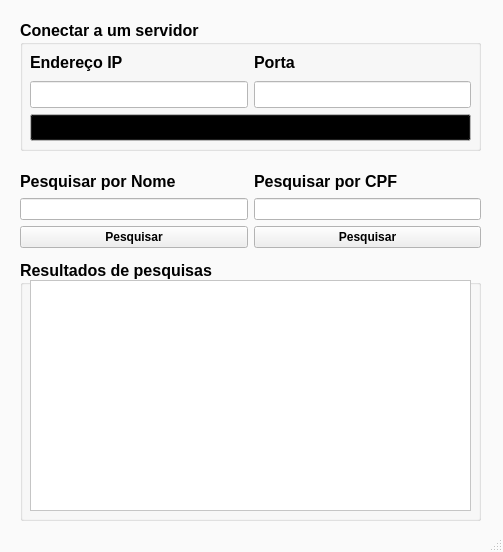
<?xml version="1.0" encoding="UTF-8"?>
<ui version="4.0">
 <class>Cliente</class>
 <widget class="QMainWindow" name="Cliente">
  <property name="geometry">
   <rect>
    <x>0</x>
    <y>0</y>
    <width>503</width>
    <height>552</height>
   </rect>
  </property>
  <property name="palette">
   <palette>
    <active>
     <colorrole role="Base">
      <brush brushstyle="SolidPattern">
       <color alpha="255">
        <red>255</red>
        <green>255</green>
        <blue>255</blue>
       </color>
      </brush>
     </colorrole>
     <colorrole role="Window">
      <brush brushstyle="SolidPattern">
       <color alpha="255">
        <red>250</red>
        <green>250</green>
        <blue>250</blue>
       </color>
      </brush>
     </colorrole>
    </active>
    <inactive>
     <colorrole role="Base">
      <brush brushstyle="SolidPattern">
       <color alpha="255">
        <red>255</red>
        <green>255</green>
        <blue>255</blue>
       </color>
      </brush>
     </colorrole>
     <colorrole role="Window">
      <brush brushstyle="SolidPattern">
       <color alpha="255">
        <red>250</red>
        <green>250</green>
        <blue>250</blue>
       </color>
      </brush>
     </colorrole>
    </inactive>
    <disabled>
     <colorrole role="Base">
      <brush brushstyle="SolidPattern">
       <color alpha="255">
        <red>250</red>
        <green>250</green>
        <blue>250</blue>
       </color>
      </brush>
     </colorrole>
     <colorrole role="Window">
      <brush brushstyle="SolidPattern">
       <color alpha="255">
        <red>250</red>
        <green>250</green>
        <blue>250</blue>
       </color>
      </brush>
     </colorrole>
    </disabled>
   </palette>
  </property>
  <property name="windowTitle">
   <string>Cliente</string>
  </property>
  <property name="autoFillBackground">
   <bool>true</bool>
  </property>
  <widget class="QWidget" name="centralwidget">
   <widget class="QGroupBox" name="groupBox">
    <property name="enabled">
     <bool>true</bool>
    </property>
    <property name="geometry">
     <rect>
      <x>20</x>
      <y>20</y>
      <width>461</width>
      <height>131</height>
     </rect>
    </property>
    <property name="palette">
     <palette>
      <active>
       <colorrole role="WindowText">
        <brush brushstyle="SolidPattern">
         <color alpha="255">
          <red>0</red>
          <green>0</green>
          <blue>0</blue>
         </color>
        </brush>
       </colorrole>
       <colorrole role="Button">
        <brush brushstyle="SolidPattern">
         <color alpha="255">
          <red>0</red>
          <green>0</green>
          <blue>0</blue>
         </color>
        </brush>
       </colorrole>
       <colorrole role="Midlight">
        <brush brushstyle="SolidPattern">
         <color alpha="255">
          <red>0</red>
          <green>0</green>
          <blue>0</blue>
         </color>
        </brush>
       </colorrole>
       <colorrole role="Dark">
        <brush brushstyle="SolidPattern">
         <color alpha="255">
          <red>0</red>
          <green>0</green>
          <blue>0</blue>
         </color>
        </brush>
       </colorrole>
       <colorrole role="Mid">
        <brush brushstyle="SolidPattern">
         <color alpha="255">
          <red>0</red>
          <green>0</green>
          <blue>0</blue>
         </color>
        </brush>
       </colorrole>
       <colorrole role="Text">
        <brush brushstyle="SolidPattern">
         <color alpha="255">
          <red>0</red>
          <green>0</green>
          <blue>0</blue>
         </color>
        </brush>
       </colorrole>
       <colorrole role="ButtonText">
        <brush brushstyle="SolidPattern">
         <color alpha="255">
          <red>0</red>
          <green>0</green>
          <blue>0</blue>
         </color>
        </brush>
       </colorrole>
       <colorrole role="Base">
        <brush brushstyle="SolidPattern">
         <color alpha="255">
          <red>255</red>
          <green>255</green>
          <blue>255</blue>
         </color>
        </brush>
       </colorrole>
       <colorrole role="Window">
        <brush brushstyle="SolidPattern">
         <color alpha="255">
          <red>255</red>
          <green>255</green>
          <blue>255</blue>
         </color>
        </brush>
       </colorrole>
       <colorrole role="Shadow">
        <brush brushstyle="SolidPattern">
         <color alpha="255">
          <red>0</red>
          <green>0</green>
          <blue>0</blue>
         </color>
        </brush>
       </colorrole>
       <colorrole role="AlternateBase">
        <brush brushstyle="SolidPattern">
         <color alpha="255">
          <red>0</red>
          <green>0</green>
          <blue>0</blue>
         </color>
        </brush>
       </colorrole>
       <colorrole role="PlaceholderText">
        <brush brushstyle="SolidPattern">
         <color alpha="128">
          <red>0</red>
          <green>0</green>
          <blue>0</blue>
         </color>
        </brush>
       </colorrole>
      </active>
      <inactive>
       <colorrole role="WindowText">
        <brush brushstyle="SolidPattern">
         <color alpha="255">
          <red>0</red>
          <green>0</green>
          <blue>0</blue>
         </color>
        </brush>
       </colorrole>
       <colorrole role="Button">
        <brush brushstyle="SolidPattern">
         <color alpha="255">
          <red>0</red>
          <green>0</green>
          <blue>0</blue>
         </color>
        </brush>
       </colorrole>
       <colorrole role="Midlight">
        <brush brushstyle="SolidPattern">
         <color alpha="255">
          <red>0</red>
          <green>0</green>
          <blue>0</blue>
         </color>
        </brush>
       </colorrole>
       <colorrole role="Dark">
        <brush brushstyle="SolidPattern">
         <color alpha="255">
          <red>0</red>
          <green>0</green>
          <blue>0</blue>
         </color>
        </brush>
       </colorrole>
       <colorrole role="Mid">
        <brush brushstyle="SolidPattern">
         <color alpha="255">
          <red>0</red>
          <green>0</green>
          <blue>0</blue>
         </color>
        </brush>
       </colorrole>
       <colorrole role="Text">
        <brush brushstyle="SolidPattern">
         <color alpha="255">
          <red>0</red>
          <green>0</green>
          <blue>0</blue>
         </color>
        </brush>
       </colorrole>
       <colorrole role="ButtonText">
        <brush brushstyle="SolidPattern">
         <color alpha="255">
          <red>0</red>
          <green>0</green>
          <blue>0</blue>
         </color>
        </brush>
       </colorrole>
       <colorrole role="Base">
        <brush brushstyle="SolidPattern">
         <color alpha="255">
          <red>255</red>
          <green>255</green>
          <blue>255</blue>
         </color>
        </brush>
       </colorrole>
       <colorrole role="Window">
        <brush brushstyle="SolidPattern">
         <color alpha="255">
          <red>255</red>
          <green>255</green>
          <blue>255</blue>
         </color>
        </brush>
       </colorrole>
       <colorrole role="Shadow">
        <brush brushstyle="SolidPattern">
         <color alpha="255">
          <red>0</red>
          <green>0</green>
          <blue>0</blue>
         </color>
        </brush>
       </colorrole>
       <colorrole role="AlternateBase">
        <brush brushstyle="SolidPattern">
         <color alpha="255">
          <red>0</red>
          <green>0</green>
          <blue>0</blue>
         </color>
        </brush>
       </colorrole>
       <colorrole role="PlaceholderText">
        <brush brushstyle="SolidPattern">
         <color alpha="128">
          <red>0</red>
          <green>0</green>
          <blue>0</blue>
         </color>
        </brush>
       </colorrole>
      </inactive>
      <disabled>
       <colorrole role="WindowText">
        <brush brushstyle="SolidPattern">
         <color alpha="255">
          <red>0</red>
          <green>0</green>
          <blue>0</blue>
         </color>
        </brush>
       </colorrole>
       <colorrole role="Button">
        <brush brushstyle="SolidPattern">
         <color alpha="255">
          <red>0</red>
          <green>0</green>
          <blue>0</blue>
         </color>
        </brush>
       </colorrole>
       <colorrole role="Midlight">
        <brush brushstyle="SolidPattern">
         <color alpha="255">
          <red>0</red>
          <green>0</green>
          <blue>0</blue>
         </color>
        </brush>
       </colorrole>
       <colorrole role="Dark">
        <brush brushstyle="SolidPattern">
         <color alpha="255">
          <red>0</red>
          <green>0</green>
          <blue>0</blue>
         </color>
        </brush>
       </colorrole>
       <colorrole role="Mid">
        <brush brushstyle="SolidPattern">
         <color alpha="255">
          <red>0</red>
          <green>0</green>
          <blue>0</blue>
         </color>
        </brush>
       </colorrole>
       <colorrole role="Text">
        <brush brushstyle="SolidPattern">
         <color alpha="255">
          <red>0</red>
          <green>0</green>
          <blue>0</blue>
         </color>
        </brush>
       </colorrole>
       <colorrole role="ButtonText">
        <brush brushstyle="SolidPattern">
         <color alpha="255">
          <red>0</red>
          <green>0</green>
          <blue>0</blue>
         </color>
        </brush>
       </colorrole>
       <colorrole role="Base">
        <brush brushstyle="SolidPattern">
         <color alpha="255">
          <red>255</red>
          <green>255</green>
          <blue>255</blue>
         </color>
        </brush>
       </colorrole>
       <colorrole role="Window">
        <brush brushstyle="SolidPattern">
         <color alpha="255">
          <red>255</red>
          <green>255</green>
          <blue>255</blue>
         </color>
        </brush>
       </colorrole>
       <colorrole role="Shadow">
        <brush brushstyle="SolidPattern">
         <color alpha="255">
          <red>0</red>
          <green>0</green>
          <blue>0</blue>
         </color>
        </brush>
       </colorrole>
       <colorrole role="AlternateBase">
        <brush brushstyle="SolidPattern">
         <color alpha="255">
          <red>0</red>
          <green>0</green>
          <blue>0</blue>
         </color>
        </brush>
       </colorrole>
       <colorrole role="PlaceholderText">
        <brush brushstyle="SolidPattern">
         <color alpha="128">
          <red>0</red>
          <green>0</green>
          <blue>0</blue>
         </color>
        </brush>
       </colorrole>
      </disabled>
     </palette>
    </property>
    <property name="font">
     <font>
      <family>Arial</family>
      <pointsize>12</pointsize>
      <weight>75</weight>
      <bold>true</bold>
     </font>
    </property>
    <property name="autoFillBackground">
     <bool>false</bool>
    </property>
    <property name="title">
     <string>Conectar a um servidor</string>
    </property>
    <widget class="QWidget" name="gridLayoutWidget">
     <property name="geometry">
      <rect>
       <x>10</x>
       <y>30</y>
       <width>441</width>
       <height>91</height>
      </rect>
     </property>
     <layout class="QGridLayout" name="area_configuracoes">
      <item row="1" column="0">
       <widget class="QPushButton" name="botao_iniciar">
        <property name="enabled">
         <bool>true</bool>
        </property>
        <property name="text">
         <string>Conectar</string>
        </property>
       </widget>
      </item>
      <item row="0" column="0">
       <layout class="QHBoxLayout" name="rede">
        <item>
         <layout class="QVBoxLayout" name="ip">
          <item>
           <widget class="QLabel" name="label_ip">
            <property name="text">
             <string>Endereço IP</string>
            </property>
           </widget>
          </item>
          <item>
           <widget class="QLineEdit" name="campo_ip"/>
          </item>
         </layout>
        </item>
        <item>
         <layout class="QVBoxLayout" name="porta">
          <item>
           <widget class="QLabel" name="label_porta">
            <property name="text">
             <string>Porta</string>
            </property>
           </widget>
          </item>
          <item>
           <widget class="QLineEdit" name="campo_porta"/>
          </item>
         </layout>
        </item>
       </layout>
      </item>
     </layout>
    </widget>
   </widget>
   <widget class="QGroupBox" name="Terminal">
    <property name="geometry">
     <rect>
      <x>20</x>
      <y>260</y>
      <width>461</width>
      <height>261</height>
     </rect>
    </property>
    <property name="palette">
     <palette>
      <active>
       <colorrole role="Base">
        <brush brushstyle="SolidPattern">
         <color alpha="255">
          <red>255</red>
          <green>255</green>
          <blue>255</blue>
         </color>
        </brush>
       </colorrole>
       <colorrole role="Window">
        <brush brushstyle="SolidPattern">
         <color alpha="255">
          <red>255</red>
          <green>255</green>
          <blue>255</blue>
         </color>
        </brush>
       </colorrole>
      </active>
      <inactive>
       <colorrole role="Base">
        <brush brushstyle="SolidPattern">
         <color alpha="255">
          <red>255</red>
          <green>255</green>
          <blue>255</blue>
         </color>
        </brush>
       </colorrole>
       <colorrole role="Window">
        <brush brushstyle="SolidPattern">
         <color alpha="255">
          <red>255</red>
          <green>255</green>
          <blue>255</blue>
         </color>
        </brush>
       </colorrole>
      </inactive>
      <disabled>
       <colorrole role="Base">
        <brush brushstyle="SolidPattern">
         <color alpha="255">
          <red>255</red>
          <green>255</green>
          <blue>255</blue>
         </color>
        </brush>
       </colorrole>
       <colorrole role="Window">
        <brush brushstyle="SolidPattern">
         <color alpha="255">
          <red>255</red>
          <green>255</green>
          <blue>255</blue>
         </color>
        </brush>
       </colorrole>
      </disabled>
     </palette>
    </property>
    <property name="font">
     <font>
      <family>Arial</family>
      <pointsize>12</pointsize>
      <weight>75</weight>
      <bold>true</bold>
     </font>
    </property>
    <property name="layoutDirection">
     <enum>Qt::LeftToRight</enum>
    </property>
    <property name="autoFillBackground">
     <bool>false</bool>
    </property>
    <property name="title">
     <string>Resultados de pesquisas</string>
    </property>
    <widget class="QScrollArea" name="terminal_cliente">
     <property name="geometry">
      <rect>
       <x>10</x>
       <y>20</y>
       <width>441</width>
       <height>231</height>
      </rect>
     </property>
     <property name="autoFillBackground">
      <bool>false</bool>
     </property>
     <property name="widgetResizable">
      <bool>true</bool>
     </property>
     <widget class="QWidget" name="scrollAreaWidgetContents">
      <property name="geometry">
       <rect>
        <x>0</x>
        <y>0</y>
        <width>439</width>
        <height>229</height>
       </rect>
      </property>
     </widget>
    </widget>
   </widget>
   <widget class="QWidget" name="horizontalLayoutWidget">
    <property name="geometry">
     <rect>
      <x>20</x>
      <y>170</y>
      <width>461</width>
      <height>78</height>
     </rect>
    </property>
    <layout class="QHBoxLayout" name="Pesquisas">
     <item>
      <layout class="QVBoxLayout" name="pesquisaNome">
       <item>
        <widget class="QLabel" name="label_nome">
         <property name="font">
          <font>
           <family>Arial</family>
           <pointsize>12</pointsize>
           <weight>75</weight>
           <bold>true</bold>
          </font>
         </property>
         <property name="text">
          <string>Pesquisar por Nome</string>
         </property>
        </widget>
       </item>
       <item>
        <widget class="QLineEdit" name="campo_nome"/>
       </item>
       <item>
        <widget class="QPushButton" name="botao_nome">
         <property name="font">
          <font>
           <family>Arial</family>
           <weight>75</weight>
           <bold>true</bold>
          </font>
         </property>
         <property name="text">
          <string>Pesquisar</string>
         </property>
        </widget>
       </item>
      </layout>
     </item>
     <item>
      <layout class="QVBoxLayout" name="pesquisaCPF">
       <item>
        <widget class="QLabel" name="label_cpf">
         <property name="font">
          <font>
           <family>Arial</family>
           <pointsize>12</pointsize>
           <weight>75</weight>
           <bold>true</bold>
          </font>
         </property>
         <property name="text">
          <string>Pesquisar por CPF</string>
         </property>
        </widget>
       </item>
       <item>
        <widget class="QLineEdit" name="campo_cpf"/>
       </item>
       <item>
        <widget class="QPushButton" name="botao_cpf">
         <property name="font">
          <font>
           <family>Arial</family>
           <weight>75</weight>
           <bold>true</bold>
          </font>
         </property>
         <property name="text">
          <string>Pesquisar</string>
         </property>
        </widget>
       </item>
      </layout>
     </item>
    </layout>
   </widget>
  </widget>
  <widget class="QStatusBar" name="statusbar"/>
 </widget>
 <resources/>
 <connections/>
</ui>
